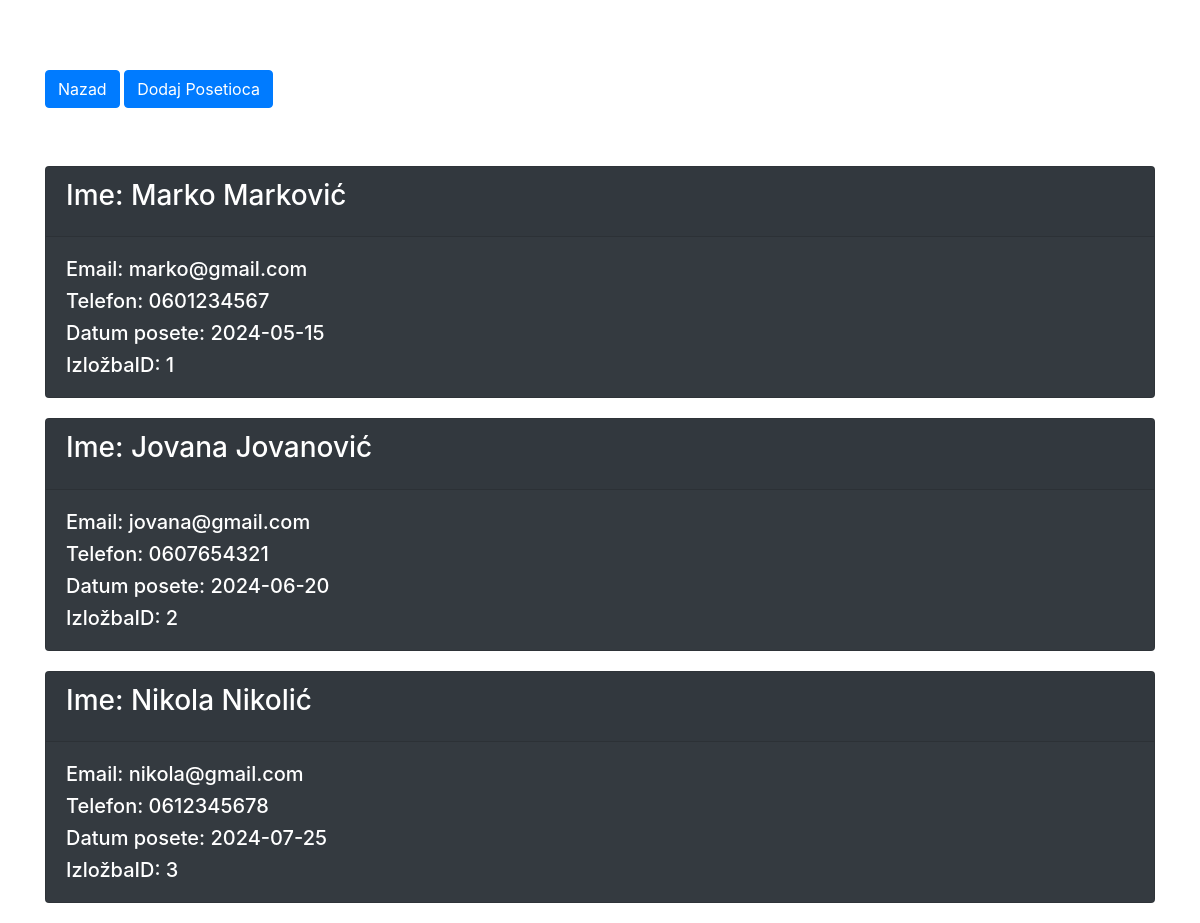
The app's page /posetioci.php with its own data.
### tables this page shows
CREATE TABLE `posetioci` (
  `PosetilacID` int(11) NOT NULL,
  `Ime` varchar(100) NOT NULL,
  `Prezime` varchar(100) NOT NULL,
  `Email` varchar(255) DEFAULT NULL,
  `Telefon` varchar(50) DEFAULT NULL,
  `DatumPosete` date DEFAULT NULL,
  `IzložbaID` int(11) DEFAULT NULL
);

### posetioci.php (the view, shortened to what this page needs)
<?php include("php/povezivanje.php"); ?>
<!DOCTYPE html>
<html lang="en">
<head>
    <link rel="stylesheet" href="https://stackpath.bootstrapcdn.com/bootstrap/4.1.3/css/bootstrap.min.css">
</head>
<body>
    <div class="container">
        <div class="row">
            <div class="col-12">
                <button type="button" class="btn btn-primary"><a href="panel.php" style="color:white;">Nazad</a></button>
                <button type="button" class="btn btn-primary"><a href="napraviPosetioca.php" style="color:white;">Dodaj Posetioca</a></button>
                <h3 class="text-center mt-3" style="color: white;">Posetioci</h3>
                <?php
                $query = $mysqli->query("SELECT * FROM Posetioci");
                while ($data = $query->fetch_object()) {
                    echo '<div class="card text-white bg-dark">';
                    echo '<div class="card-header">';
                    echo '<h3 class="card-title">Ime: ' . $data->Ime . ' ' . $data->Prezime . '</h3>';
                    echo '</div>';
                    echo '<div class="card-body">';
                    echo '<div class="row">';
                    echo '<div class="col-md-8">';
                    echo '<h5 class="card-text">Email: ' . $data->Email . '</h5>';
                    echo '<h5 class="card-text">Telefon: ' . $data->Telefon . '</h5>';
                    echo '<h5 class="card-text">Datum posete: ' . $data->DatumPosete . '</h5>';
                    echo '<h5 class="card-text">IzložbaID: ' . $data->IzložbaID . '</h5>';
                    echo '</div>';
                    echo '</div>';
                    echo '</div>';
                    echo '</div>';
                }
                ?>
            </div>
        </div>
    </div>
</body>
</html>

### posetioci.php (style rules this page uses)
body { background-image: url('img/muzej.jpg'); background-repeat: no-repeat; background-attachment: fixed; background-size: 100% 100%; }
.container { margin-top: 70px; }
.card { margin-bottom: 20px; }

### records on screen
posetioci: Ime "Marko", Prezime "Marković", Email "marko@gmail.com", Telefon "0601234567", DatumPosete "2024-05-15", IzložbaID "1"
posetioci: Ime "Jovana", Prezime "Jovanović", Email "jovana@gmail.com", Telefon "0607654321", DatumPosete "2024-06-20", IzložbaID "2"
posetioci: Ime "Nikola", Prezime "Nikolić", Email "nikola@gmail.com", Telefon "0612345678", DatumPosete "2024-07-25", IzložbaID "3"
